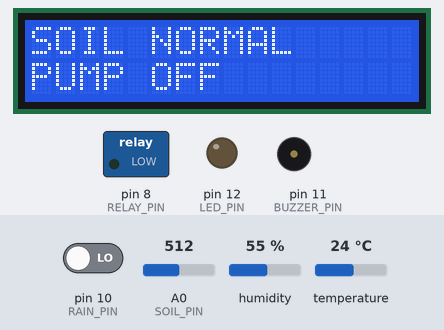
Simulated run of this sketch. Board: Arduino Uno, built with avr-gcc and run on an emulated ATmega328P. Parts: 16×2 character LCD, switched loads named in the sketch (green lamp = pin HIGH), output pins drawn as LEDs (lit = HIGH), buzzer (waves = sounding). The inputs (shaded band) are chosen by the test bench; at power-on: A0 (SOIL_PIN) = 512, pin 10 (RAIN_PIN) LOW, humidity 55 %, temperature 24 °C. What the sketch prints to the serial monitor is not drawn.

Above: at 5.0 s.
5.1 s: A0 (SOIL_PIN) set to 719
At 6.9 s:
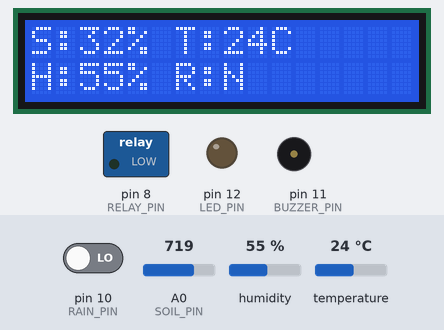
14.1 s: A0 (SOIL_PIN) set to 745
At 16.9 s:
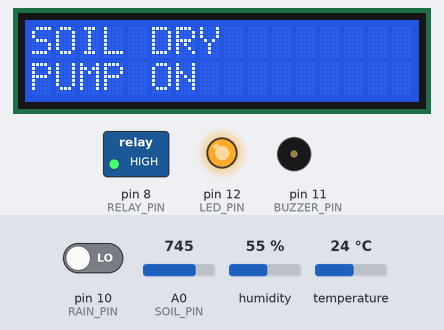
19.4 s: pin 10 (RAIN_PIN) driven HIGH
At 21.2 s:
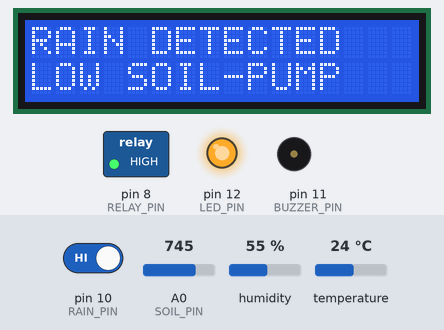
28.4 s: A0 (SOIL_PIN) set to 0
At 31.2 s:
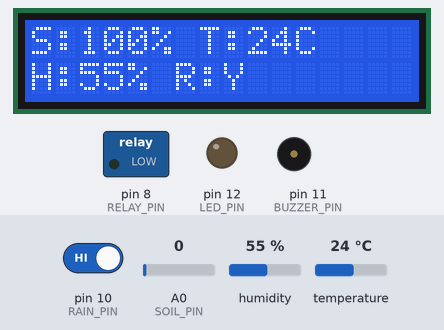
Timing chart, 0 to 32.7 s (numbered marks = the images above; inputs shaded):
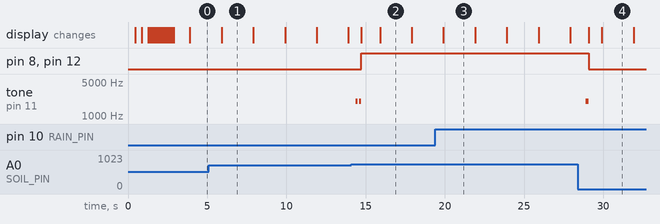

The sketch:

Smart_Irrigation_System.ino
```cpp
/*
============================================================
SMART IRRIGATION SYSTEM
Final Professional Version

Hardware
---------
Arduino UNO
16x2 LCD
DHT11
Soil Moisture Sensor
Rain Sensor
Relay
Water Pump
LED
Buzzer

============================================================
*/

#include <LiquidCrystal.h>
#include <DHT.h>

#define DHTTYPE DHT11

//================ LCD =================

LiquidCrystal lcd(2,3,4,5,6,7);

//================ INPUTS ==============

#define SOIL_PIN     A0
#define DHT_PIN      9
#define RAIN_PIN     10

//================ OUTPUTS =============

#define RELAY_PIN    8
#define BUZZER_PIN   11
#define LED_PIN      12


DHT dht(DHT_PIN,DHTTYPE);

//==================================================
// CALIBRATION
//==================================================


const int DRY = 920;
const int WET = 310;

const int PUMP_ON_LEVEL = 30;
const int PUMP_OFF_LEVEL = 35;

//==================================================
// SENSOR VALUES
//==================================================

int soilRaw=0;
int soilPercent=0;

float temperature=0;
float humidity=0;

bool rain=false;
bool sensorError=false;

bool highTempAlarmActive = false;
bool highHumidityAlarmActive = false;

//==================================================
// SYSTEM STATES
//==================================================

enum STATE
{
    IDLE,
    DRY_SOIL,
    RAIN_WAIT,
    RAIN_CONTINUE,
    IRRIGATION_COMPLETE,
    ERROR_STATE
};

STATE currentState=IDLE;

//==================================================
// PUMP VARIABLES
//==================================================

bool pumpRunning=false;

bool rainStartedWhilePumpRunning=false;

bool pumpStartBeepDone=false;

bool pumpStopBeepDone=false;

//==================================================
// LCD
//==================================================

String lcdLine1="";
String lcdLine2="";

String statusLine1 = "SYSTEM READY";
String statusLine2 = "MONITORING";

String oldLine1="";
String oldLine2="";

String irrigationLine1="";
String irrigationLine2="";

byte lcdPage = 0;
byte maxPage = 1;

//==================================================
// TIMERS
//==================================================

unsigned long previousSoil=0;
unsigned long previousDHT=0;
unsigned long previousLCD=0;
unsigned long previousBlink=0;
unsigned long previousBuzzer=0;

const unsigned long SOIL_INTERVAL=500;
const unsigned long DHT_INTERVAL=2000;
const unsigned long LCD_INTERVAL=2000;

//==================================================
// BLINK VARIABLES
//==================================================

bool ledBlinkState=false;
bool buzzerBlinkState=false;

//==================================================
// FUNCTION PROTOTYPES
//==================================================

void startupAnimation();

void readSensors();

void determineState();

void controlOutputs();


void relayON();

void relayOFF();

void pumpON();

void pumpOFF();

void showStatus(String,String);

void doubleBeep();

void singleBeep();

void highTemperatureAlarm();

void sensorErrorAlarm();

void setup()
{

Serial.begin(9600);

pinMode(RELAY_PIN,OUTPUT);
digitalWrite(RELAY_PIN, LOW);

pinMode(BUZZER_PIN,OUTPUT);

pinMode(LED_PIN,OUTPUT);

pinMode(RAIN_PIN,INPUT);

digitalWrite(RELAY_PIN,LOW);

digitalWrite(LED_PIN,LOW);

digitalWrite(BUZZER_PIN,LOW);

lcd.begin(16,2);

dht.begin();

startupAnimation();

}

void loop()
{
    readSensors();
    determineState();
    controlOutputs();
    updateLCD();
}

void startupAnimation()
{

lcd.clear();

lcd.setCursor(1,0);

lcd.print("SMART SYSTEM");

lcd.setCursor(2,1);

lcd.print("Starting");

for(int i=0;i<3;i++)
{

lcd.print(".");

delay(400);

}

lcd.clear();

lcd.setCursor(0,0);

lcd.print("Loading");

lcd.setCursor(0,1);

for(int i=0;i<16;i++)
{

lcd.write(byte(255));

delay(100);

}

lcd.clear();

lcd.setCursor(1,0);

lcd.print("SYSTEM READY");

lcd.setCursor(2,1);

lcd.print("WELCOME");

delay(1000);

lcd.clear();

}

void readSensors()
{

    //==========================
    // Soil Sensor (500 ms)
    //==========================

    if (millis() - previousSoil >= SOIL_INTERVAL)
    {
        previousSoil = millis();

        soilRaw = analogRead(SOIL_PIN);
        Serial.println(soilRaw);

        soilPercent = map(soilRaw, DRY, WET, 0, 100);

        soilPercent = constrain(soilPercent, 0, 100);

        rain = (digitalRead(RAIN_PIN) == HIGH);
    }

    //==========================
    // DHT11 (2 seconds)
    //==========================

    if (millis() - previousDHT >= DHT_INTERVAL)
    {
        previousDHT = millis();

        float h = dht.readHumidity();
        float t = dht.readTemperature();

        if (isnan(h) || isnan(t))
        {
            sensorError = true;
        }
        else
        {
            sensorError = false;

            humidity = h;
            temperature = t;

            highTempAlarmActive = (temperature > 35.0);
            highHumidityAlarmActive = (humidity > 80.0);
        }
    }

}

void determineState()
{

    //==============================
    // Highest Priority
    // Sensor Error
    //==============================

    if(sensorError)
    {
        currentState = ERROR_STATE;
        return;
    }

    //==============================
    // High Temperature
    //==============================


    //=========================================
    // Pump already running
    //=========================================

    if(pumpRunning)
    {

        // Rain begins while watering

        if(rain)
        {
            rainStartedWhilePumpRunning = true;
        }

        // Continue watering until 30%

        if(soilPercent < PUMP_OFF_LEVEL)
        {

            if(rainStartedWhilePumpRunning)
            {
                currentState = RAIN_CONTINUE;
            }
            else
            {
                currentState = DRY_SOIL;
            }

            return;

        }

        // Soil reached target

        currentState = IRRIGATION_COMPLETE;

        return;

    }

    //=========================================
    // Pump NOT running
    //=========================================

    if(soilPercent < PUMP_ON_LEVEL)
    {
        // If rain is ON but the soil is critically dry,
        // allow irrigation to start again.
        currentState = DRY_SOIL;
        return;
    }

    //=========================================
    // Soil Normal
    //=========================================

    currentState = IDLE;

}

void controlOutputs()
{

    switch(currentState)
    {

        //------------------------------------------------
        // CASE 1
        //------------------------------------------------

        case DRY_SOIL:

            pumpON();

            if(!pumpStartBeepDone)
            {

                doubleBeep();

                pumpStartBeepDone = true;

                pumpStopBeepDone = false;

            }

            showStatus("SOIL DRY","PUMP ON");

        break;

        //------------------------------------------------
        // CASE 2
        //------------------------------------------------

        case RAIN_CONTINUE:

            pumpON();

            showStatus("RAIN DETECTED","LOW SOIL-PUMP");

        break;

        //------------------------------------------------
        // CASE 3
        //------------------------------------------------

        case IRRIGATION_COMPLETE:

            pumpOFF();

            if(!pumpStopBeepDone)
            {

                singleBeep();

                pumpStopBeepDone = true;

                pumpStartBeepDone = false;

            }

            if(rain)
            {

                showStatus("RAIN DETECTED","PUMP OFF");

            }
            else
            {

                showStatus("SOIL NORMAL","PUMP OFF");

            }

        break;

        //------------------------------------------------
        // CASE 4
        //------------------------------------------------

        case RAIN_WAIT:

            pumpOFF();

            pumpStartBeepDone = false;

            pumpStopBeepDone = false;

            showStatus("RAIN DETECTED","WAITING");

        break;

        //------------------------------------------------
        // IDLE
        //------------------------------------------------

        case IDLE:

            pumpOFF();

            pumpStartBeepDone = false;

            pumpStopBeepDone = false;

            showStatus("SOIL NORMAL","PUMP OFF");

        break;


        case ERROR_STATE:

            relayOFF();

            pumpRunning = false;

        break;

        default:

        break;

    }

    //----------------------------------------------------
    // Sensor Error
    //----------------------------------------------------

    if(sensorError)
    {
        sensorErrorAlarm();
        showStatus("SENSOR ERROR","CHECK SYSTEM");
        return;
    }

    //----------------------------------------------------
    // Relay always follows pump state
    //----------------------------------------------------

    if(pumpRunning)
        relayON();
    else
        relayOFF();

    //----------------------------------------------------
    // LED / Temperature Alarm
    //----------------------------------------------------

    if(highTempAlarmActive)
    {
        highTemperatureAlarm();
    }
    else
    {
        buzzerBlinkState = false;
        ledBlinkState = false;

        noTone(BUZZER_PIN);

        digitalWrite(LED_PIN, pumpRunning ? HIGH : LOW);
    }
}

void updateLCD()
{

    if(sensorError)
    {
        lcdLine1 = "SENSOR ERROR";
        lcdLine2 = "CHECK SYSTEM";
    }

    else
    {

        if(millis()-previousLCD>=LCD_INTERVAL)
        {
            previousLCD=millis();

            maxPage = 1;

            if(highTempAlarmActive)
                maxPage = 3;

            if(highHumidityAlarmActive)
                maxPage = 5;

            lcdPage++;

            if(lcdPage > maxPage)
                lcdPage = 0;
        }

        switch(lcdPage)
        {

        case 0:

            lcdLine1="S:"+String(soilPercent)+"%";

            lcdLine1+=" T:"+String((int)temperature)+"C";

            lcdLine2="H:"+String((int)humidity)+"%";

            lcdLine2+=" R:";

            lcdLine2+=(rain?"Y":"N");

        break;

        case 1:

            lcdLine1=irrigationLine1;

            lcdLine2=irrigationLine2;

        break;

        case 2:

            lcdLine1="S:"+String(soilPercent)+"%";

            lcdLine1+=" T:"+String((int)temperature)+"C";

            lcdLine2="H:"+String((int)humidity)+"%";

            lcdLine2+=" R:";

            lcdLine2+=(rain?"Y":"N");

        break;

        case 3:

            if(highTempAlarmActive)
            {
                lcdLine1="HIGH TEMP";
                lcdLine2="CHECK FIELD";
            }
            else
            {
                lcdPage=4;
            }

        break;

        case 4:

            lcdLine1="S:"+String(soilPercent)+"%";

            lcdLine1+=" T:"+String((int)temperature)+"C";

            lcdLine2="H:"+String((int)humidity)+"%";

            lcdLine2+=" R:";

            lcdLine2+=(rain?"Y":"N");

        break;

        case 5:

            if(highHumidityAlarmActive)
            {
                lcdLine1="HIGH HUMIDITY";
                lcdLine2="MONITORING";
            }
            else
            {
                lcdPage=0;
            }

        break;

        }

    }

    if(lcdLine1!=oldLine1)
    {

        lcd.setCursor(0,0);
        lcd.print("                ");
        lcd.setCursor(0,0);
        lcd.print(lcdLine1);

        oldLine1=lcdLine1;

    }

    if(lcdLine2!=oldLine2)
    {

        lcd.setCursor(0,1);
        lcd.print("                ");
        lcd.setCursor(0,1);
        lcd.print(lcdLine2);

        oldLine2=lcdLine2;

    }

}

void relayON()
{
    digitalWrite(RELAY_PIN, HIGH);
}

void relayOFF()
{
    digitalWrite(RELAY_PIN, LOW);
}

void pumpON()
    {
        pumpRunning = true;
    }

void pumpOFF()
    {
        pumpRunning = false;
        rainStartedWhilePumpRunning = false;
    }

void showStatus(String line1, String line2)
{

    irrigationLine1 = line1;
    irrigationLine2 = line2;

}

void doubleBeep()
{

    tone(BUZZER_PIN,2000);

    delay(120);

    noTone(BUZZER_PIN);

    delay(100);

    tone(BUZZER_PIN,2000);

    delay(120);

    noTone(BUZZER_PIN);

}

void singleBeep()
{

    tone(BUZZER_PIN,2000);

    delay(200);

    noTone(BUZZER_PIN);

}

void highTemperatureAlarm()
{
    if(!highTempAlarmActive)
    {
        noTone(BUZZER_PIN);
        return;
    }

    if(millis() - previousBlink >= 300)
    {
        previousBlink = millis();

        ledBlinkState = !ledBlinkState;

        digitalWrite(LED_PIN, ledBlinkState);
    }

    if(millis() - previousBuzzer >= 300)
    {
        previousBuzzer = millis();

        buzzerBlinkState = !buzzerBlinkState;

        if(buzzerBlinkState)
            tone(BUZZER_PIN, 1800);
        else
            noTone(BUZZER_PIN);
    }

}

void sensorErrorAlarm()
{
    if(!highTempAlarmActive)
    {
        noTone(BUZZER_PIN);
        return;
    }

    if(millis() - previousBlink >= 100)
    {
        previousBlink = millis();

        ledBlinkState = !ledBlinkState;

        digitalWrite(LED_PIN, ledBlinkState);
    }

    if(millis() - previousBuzzer >= 100)
    {
        previousBuzzer = millis();

        buzzerBlinkState = !buzzerBlinkState;

        if(buzzerBlinkState)
            tone(BUZZER_PIN,2500);
        else
            noTone(BUZZER_PIN);
    }

}
```

Measured:
- the behaviour switches between 737 and 738 on A0 (SOIL_PIN) (found by bisection; images 1 and 2)
- after the input at 5.1 s, the display: changes after 0.81 s (image 1)
- after the input at 14.1 s, pin 8 (RELAY_PIN), pin 12 (LED_PIN): LOW → HIGH after 0.62 s; tone on pin 11 (BUZZER_PIN): alternates 2000 Hz for 0.12 s and silent for 0.10 s, 4 changes in all, then stays silent, starting after 0.28 s; the display: first changes after 0.63 s (image 2 shows a later state)
- after the input at 19.4 s, the display: changes after 0.51 s (image 3)
- after the input at 28.4 s, pin 8 (RELAY_PIN), pin 12 (LED_PIN): HIGH → LOW after 0.68 s; tone on pin 11 (BUZZER_PIN): silent → 2000 Hz after 0.48 s, → silent 0.20 s later; the display: first changes after 0.69 s (image 4 shows a later state)
- what the display in image 1 shows lasts 2.0 s, from 5.9 s to 7.9 s
